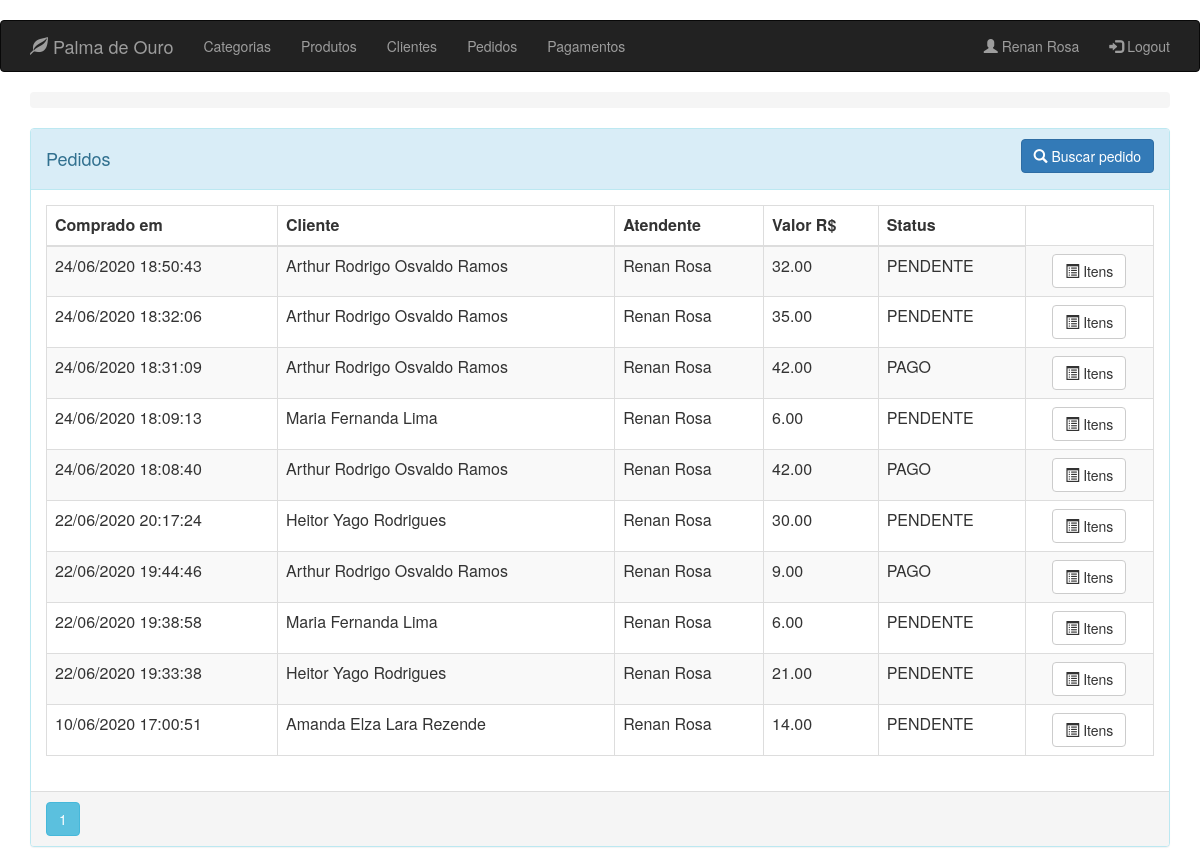
Page /order (signed in) on the earlier database version.
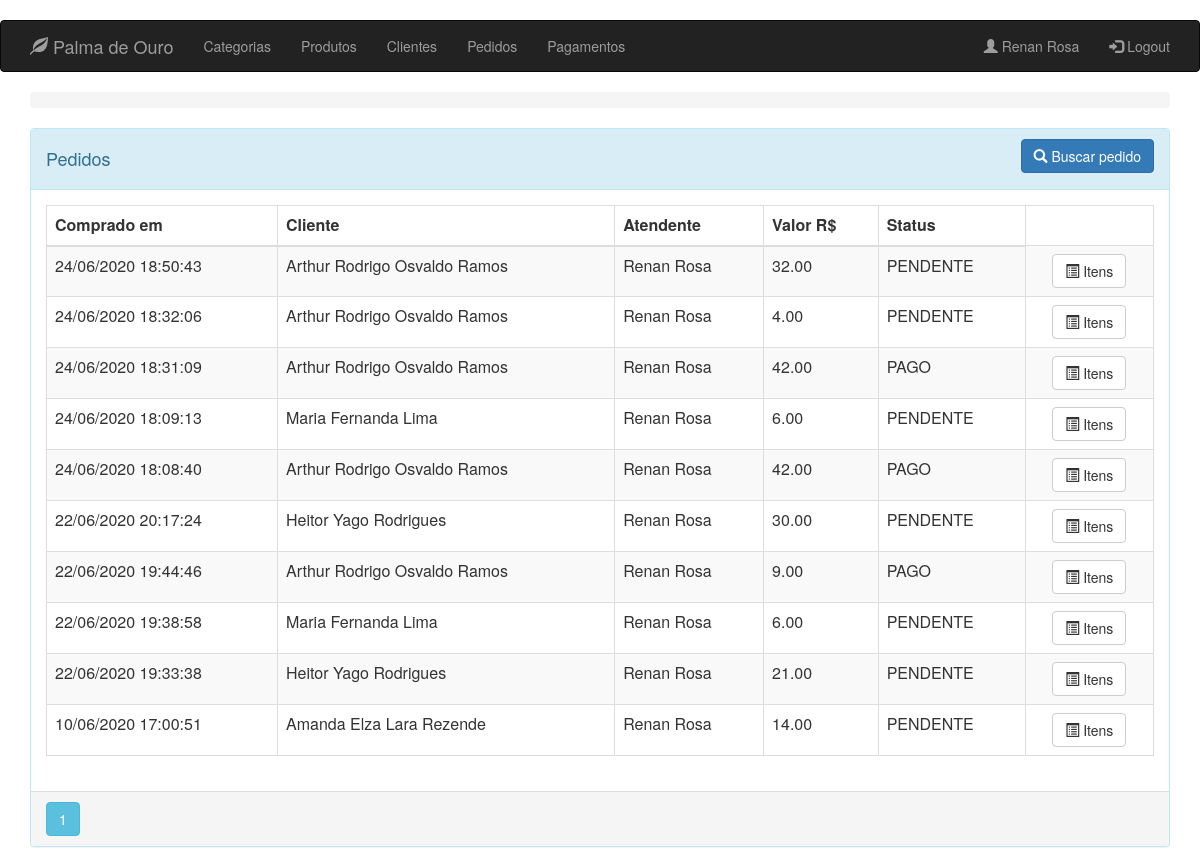
Same page on the later database version.
### app/models.py (models this page shows, shortened)
class User(db.Model):
    __metaclass__ = ABCMeta
    __abstract__ = True
    id = db.Column(db.Integer, primary_key=True)
    name = db.Column(db.String(64), nullable=False, index=True)
    phone_number = db.Column(db.String(13), nullable=False)

class Clerk(User, UserMixin):
    __tablename__ = 'clerks'
    image_file = db.Column(db.String(24), default='default.png')
    email = db.Column(db.String(64), unique=True)
    password_hash = db.Column(db.String(128), nullable=False)
    __mapper_args__ = {
        'concrete': True
    }
    @property
    def password(self) -> None:
        raise AttributeError('password is not a readable attribute')

class Order(db.Model):
    __tablename__ = 'orders'
    id = db.Column(db.Integer, primary_key=True)
    client_id = db.Column(db.Integer, ForeignKey('clients.id'), nullable=False)
    clerk_id = db.Column(db.Integer, ForeignKey('clerks.id'), nullable=False)
    payment_id = db.Column(db.Integer, ForeignKey('payments.id'), nullable=True)
    date = db.Column(db.DateTime, index=True, default=datetime.now)
    total = db.Column(db.Numeric(10, 2), default=0)
    status = db.Column(db.Enum(Status), default=Status.PENDENTE)
    client = relationship("Client", backref=backref('orders', order_by=id))
    clerk = relationship("Clerk", backref=backref('orders', order_by=id))
    payment = relationship("Payment", backref=backref('orders', order_by=id), lazy=True)

class Client(User):
    __tablename__ = 'clients'
    __mapper_args__ = {'concrete': True}
    identification = db.Column(db.String(9), unique=True)
    notifiable = db.Column(db.Boolean)
    address = db.Column(db.String(64))
    status = db.Column(db.Boolean)

### app/routes/order/routes.py (the view)
@blueprint_order.route('/order/client/<int:id>', methods=['GET'])
@blueprint_order.route('/order', defaults={'id': None}, methods=['GET'])
@register_breadcrumb(blueprint_order, '.', 'Pedidos')
@login_required
def get_orders(id):
    page = request.args.get('page', 1, type=int)
    if id is not None:
        orders = Order.query \
            .filter_by(client_id=id) \
            .order_by(Order.date.desc()) \
            .paginate(page=page, per_page=10)
        return render_template('order/client_orders.html', orders=orders, client_id=id)
    orders = Order.query.order_by(
        Order.date.desc()).paginate(page=page, per_page=10)
    return render_template('order/list.html', orders=orders)

### app/models.py (called while the page is built)
@login_manager.user_loader
def load_user(id):
    return Clerk.query.get(id)

### app/templates/order/list.html (shortened to what this page needs)
{% extends "base.html" %}
{% block page_content %}
<div class="panel panel-info">
    <div class="panel-heading">
        <div class="row">
            <div class="col col-xs-6">
                <h4>Pedidos</h4>
            </div>
            <div class="col col-xs-6 text-right">
                <a href="{{ url_for('blueprint_order.search_order') }}" class="btn btn-primary">
                    <span class="glyphicon glyphicon-search"></span>
                    Buscar pedido
                </a>
            </div>
        </div>
    </div>
    <div class="panel-body">
        <table class="table table-striped table-responsive table-bordered">
            <thead>
                <tr>
                    <th>Comprado em</th>
                    <th>Cliente</th>
                    <th>Atendente</th>
                    <th>Valor R$</th>
                    <th>Status</th>
                </tr>
            </thead>
            <tbody>
                {% for order in orders.items %}
                <tr>
                    <td>{{ order.date.strftime('%d/%m/%Y %H:%M:%S') }}</td>
                    <td>{{ order.client.name }}</td>
                    <td>{{ order.clerk.name }}</td>
                    <td>{{ order.total }}</td>
                    <td>{{ order.status.name }}</td>
                    <td align="center">
                        <a href="{{ url_for('blueprint_order.items_order',id=order.id) }}"
                           class="btn btn-default">
                            <i class="glyphicon glyphicon-list-alt" aria-hidden="true"></i>
                            <span>Itens</span>
                        </a>
                    </td>
                </tr>
                {% endfor %}
            </tbody>
        </table>
    </div>
    <div class="panel-footer p-0">
        {% for page_number in orders.iter_pages(left_edge=1,right_edge=1,left_current=1,right_current=2) %}
        {% if page_number %}
        {% if orders.page == page_number %}
        <a class="btn btn-info mb-4"
           href="{{ url_for('blueprint_order.get_orders',page=page_number) }}">{{ page_number }}</a>
        {% else %}
        <a class="btn btn-outline-info mb-4"
           href="{{ url_for('blueprint_order.get_orders',page=page_number) }}">{{ page_number }}</a>
        {% endif %}
        {% else %}
        ...
        {% endif %}
        {% endfor %}
    </div>
</div>
{% endblock %}

### app/templates/base.html (shortened to what this page needs)
﻿{% extends "bootstrap/base.html" %}
    {% block head %}
    {{ super() }}
    {% endblock %}
    {% block navbar %}
    <header>
        <nav class="navbar navbar-inverse">
            <div class="container">
                <div class="navbar-header">
                    <a class="navbar-brand" href="{{ url_for('blueprint_client.get_clients') }}">
                        <span class="glyphicon glyphicon-leaf"></span> Palma de Ouro
                    </a>
                </div>
                <ul class="nav navbar-nav">
                    <li>
                        <a class="nav-item nav-link"
                           href="{{ url_for('blueprint_category.get_categories') }}">Categorias</a>
                    </li>
                    <li>
                        <a class="nav-item nav-link" href="{{ url_for('blueprint_product.get_products') }}">Produtos</a>
                    </li>
                    <li>
                        <a class="nav-item nav-link"
                           href="{{ url_for('blueprint_client.get_clients') }}">Clientes</a>
                    </li>
                    <li>
                        <a class="nav-item nav-link"
                           href="{{ url_for('blueprint_order.get_orders') }}">Pedidos</a>
                    </li>
                    <li>
                        <a class="nav-item nav-link"
                           href="{{ url_for('blueprint_payment.get_payment') }}">Pagamentos</a>
                    </li>
                </ul>
                <ul class="nav navbar-nav navbar-right">
                    {% if current_user.is_authenticated %}
                    <li>
                        <a class="nav-item nav-link" href="{{ url_for('blueprint_clerk.account') }}">
                            <span class="glyphicon glyphicon-user"></span>
                            {{ current_user.name }}
                        </a>
                    </li>
                    <li>
                        <a class="nav-item nav-link" href="{{ url_for('blueprint_clerk.logout') }}">
                            <span class="glyphicon glyphicon-log-in"></span>
                            Logout
                        </a>
                    </li>
                    {% else %}
                    <li>
                        <a class="nav-item nav-link" href="{{ url_for('blueprint_clerk.login') }}">
                            <span class="glyphicon glyphicon-user"></span> Login
                        </a>
                    </li>
                    {% endif %}
                </ul>
            </div>
        </nav>
        <div class="container pt-3">
            <nav aria-label="breadcrumb">
                <ol class="breadcrumb primary-color">
                </ol>
            </nav>
        </div>
    </header>
    {% endblock %}
        {% block content  %}
        <div class="container pt-3">
            {% block page_content %}
            {% endblock %}
        </div>
        {% endblock %}

Differences in the rows shown:
changed Order (number 2 of 10 on the later page): total "35.00" → "4.00"
